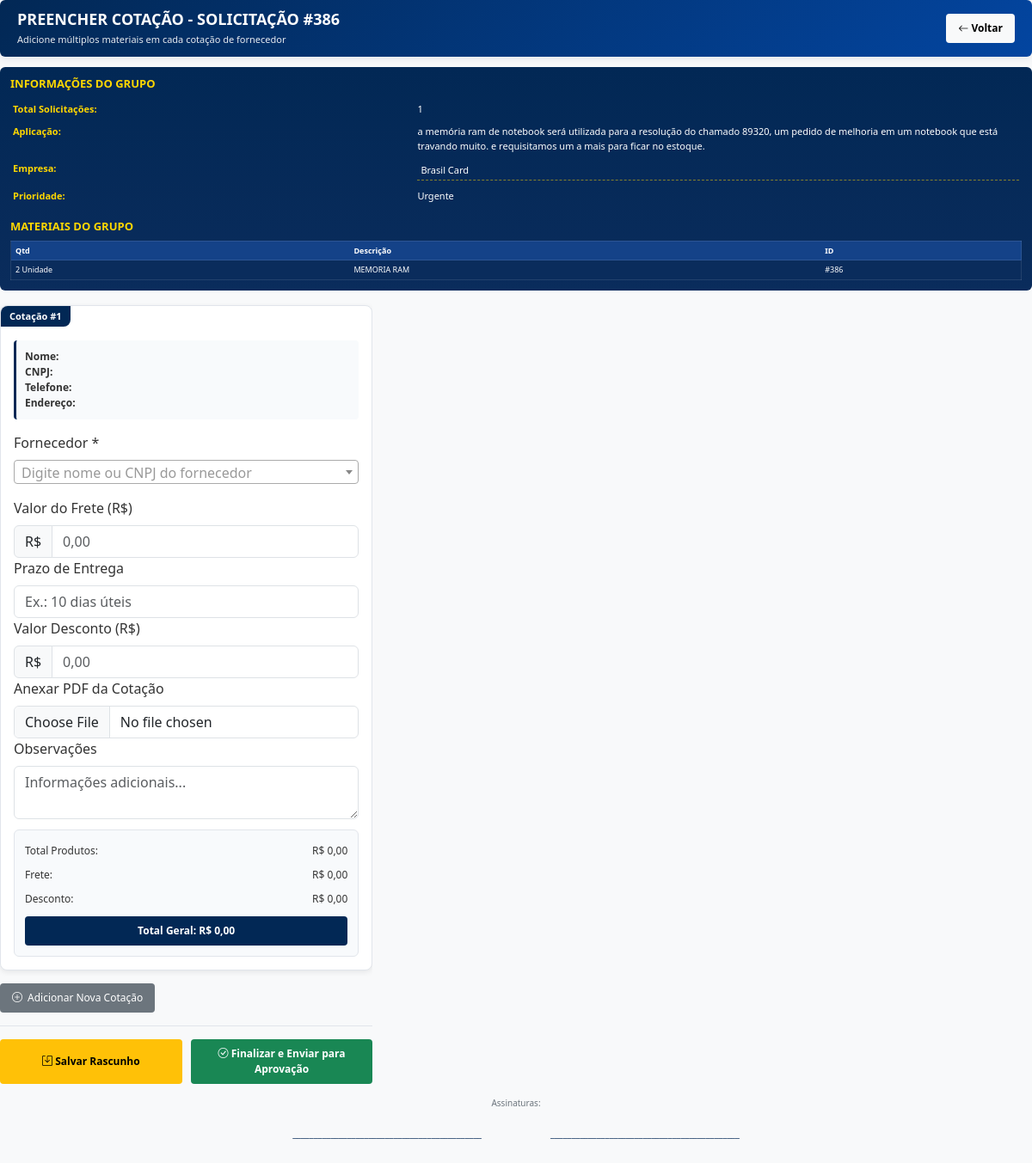
The page /preencher_solicitacao/386 (signed in) on the database its author committed.
### app.py (models this page shows, shortened)
class SolicitacoesCompra(db.Model):
    __tablename__ = 'SolicitacoesCompra'
    id = db.Column(db.Integer, primary_key=True)
    cod_material = db.Column(db.Integer, db.ForeignKey('Materiais.CodMaterial'), nullable=False)
    especificacao = db.Column(db.Text, nullable=False)
    quantidade = db.Column(db.String(20), nullable=False)
    unidade_medida = db.Column(db.String(20), nullable=False, default='Unidade')
    aplicacao = db.Column(db.Text, nullable=True)  # Aplicação específica do item
    aplicacao_geral = db.Column(db.Text, nullable=True)  # NOVA COLUNA: Aplicação geral do formulário
    empresa = db.Column(db.Text, nullable=False)
    data_solicitacao = db.Column(db.DateTime, nullable=False, default=get_local_time)
    usuario = db.Column(db.Text, nullable=False)
    foto_path = db.Column(db.Text, nullable=True)
    marca = db.Column(db.Text, nullable=True)
    ativo = db.Column(db.String(3), nullable=False)
    nome_ativo = db.Column(db.Text, nullable=True)
    prioridade = db.Column(db.String(20), nullable=False, default='Programado')
    status_aprovacao = db.Column(db.String(20), nullable=True, default=None)
    observacoes_col = db.Column(db.Text, nullable=True)
    material = db.relationship('Materiais', backref='solicitacoes')
    comprador_atribuido = db.Column(db.Text, nullable=True)  # Novo campo

class Materiais(db.Model):
    __tablename__ = 'Materiais'
    CodMaterial = db.Column(db.Integer, primary_key=True, autoincrement=True)
    DescricaoMaterial = db.Column(db.Text, nullable=False)
    Empresa = db.Column(db.Text, nullable=False)
    Aplicacao = db.Column(db.Text, nullable=False)
    QuantidadeEstoque = db.Column(db.Integer, default=0)
    Fornecedor = db.Column(db.Text)
    NumeroNF = db.Column(db.Text)
    FatorConsumo = db.Column(db.Float, nullable=True, default=0.0)
    Ativo = db.Column(db.Boolean, default=False)

### app.py (the view, shortened to what this page needs)
@routes_bp.route('/preencher_solicitacao/<int:id>', methods=['GET', 'POST'])
def preencher_solicitacao(id):
    if 'usuario' not in session:
        flash('Acesso não autorizado', 'error')
        return redirect(url_for('routes_bp.login'))
    def converter_quantidade_para_float(quantidade):
        """Converte quantidade para float, seja string ou número"""
        if quantidade is None:
            return 0.0
        if isinstance(quantidade, (int, float)):
            return float(quantidade)
        try:
            qtd_str = str(quantidade).strip().replace(',', '.')
            import re
            qtd_str = re.sub(r'[^\d.]', '', qtd_str)
            partes = qtd_str.split('.')
            if len(partes) > 2:
                qtd_str = partes[0] + '.' + ''.join(partes[1:])
            return float(qtd_str) if qtd_str else 0.0
        except (ValueError, TypeError):
            return 0.0
    def parse_br_currency_final(value_str):
        if not value_str or value_str == '':
            return 0.0
        valor = str(value_str)
        valor = valor.strip()
        valor = valor.replace('R$', '').replace('r$', '').strip()
        import re
        valor = re.sub(r'[^\d,\.\-]', '', valor)
        if not valor or valor == '-':
            return 0.0
        negativo = False
        if valor.startswith('-'):
            negativo = True
            valor = valor[1:]
        if valor == '' or valor == '0' or valor == '0,00' or valor == '0.00':
            return 0.0
        try:
            if ',' not in valor and '.' not in valor:
                resultado = float(valor)
            else:
                num_virgulas = valor.count(',')
                num_pontos = valor.count('.')
                if num_pontos >= 1 and num_virgulas == 1:
                    valor_sem_pontos = valor.replace('.', '')
                    valor_final = valor_sem_pontos.replace(',', '.')
                    resultado = float(valor_final)
                elif num_virgulas == 1 and num_pontos == 0:
                    partes = valor.split(',')
                    if len(partes) == 2:
                        resultado = float(f"{partes[0]}.{partes[1]}")
                    else:
                        resultado = float(valor.replace(',', '.'))
                elif num_pontos == 1 and num_virgulas == 0:
                    resultado = float(valor)
                elif num_virgulas >= 1 and num_pontos == 1:
                    valor_sem_virgulas = valor.replace(',', '')
                    resultado = float(valor_sem_virgulas)
                else:
                    valor_limpo = valor.replace('.', '').replace(',', '')
                    resultado = float(valor_limpo)
        except ValueError:
            resultado = 0.0
        if negativo:
            resultado = -resultado
        return resultado
    grupo_ids_param = request.args.get('grupo_ids', '')
    grupo_ids = []
    modo_grupo = False
    solicitacoes_grupo = []
    solicitacao = SolicitacoesCompra.query.get_or_404(id)
    if modo_grupo and id not in grupo_ids:
        if solicitacao not in solicitacoes_grupo:
            solicitacoes_grupo.append(solicitacao)
            grupo_ids.append(id)
    todas_solicitacoes = solicitacoes_grupo if modo_grupo else [solicitacao]
    todas_solicitacoes_ids = [s.id for s in todas_solicitacoes]
    if modo_grupo:
        cotacoes_raw = SolicitacoesPreenchidas.query.filter(
            SolicitacoesPreenchidas.solicitacao_id.in_(grupo_ids),
            SolicitacoesPreenchidas.status == 'Rascunho'
        ).order_by(SolicitacoesPreenchidas.fornecedor_id, SolicitacoesPreenchidas.solicitacao_id).all()
    else:
        cotacoes_raw = SolicitacoesPreenchidas.query.filter_by(
            solicitacao_id=id,
            status='Rascunho'
        ).order_by(SolicitacoesPreenchidas.fornecedor_id).all()
    cotacoes_por_fornecedor = {}
    for c in cotacoes_raw:
        if c.fornecedor_id not in cotacoes_por_fornecedor:
            cotacoes_por_fornecedor[c.fornecedor_id] = []
        cotacoes_por_fornecedor[c.fornecedor_id].append(c)
    cotacoes_estruturadas = []
    if not cotacoes_estruturadas:
        cotacoes_estruturadas = [{
            'fornecedor_id': None,
            'fornecedor_nome_fantasia': '',
            'fornecedor_cnpj': '',
            'fornecedor_telefone': '',
            'fornecedor_endereco': '',
            'valor_frete': None,
            'prazo_entrega': '',
            'condicao_pagamento': '',
            'observacoes': '',
            'pdf_path': None,
            'desconto': 0.0,
            'materiais': []
        }]
    return render_template(
        'preencher_solicitacao.html',
        solicitacao=solicitacao,
        solicitacoes_grupo=todas_solicitacoes,
        cotacoes_salvas=cotacoes_estruturadas,
        modo_grupo=modo_grupo,
        grupo_ids=grupo_ids_param
    )

### templates/preencher_solicitacao.html (shortened to what this page needs)
<!DOCTYPE html>
<html lang="pt-br">
<head>
    <link href="https://cdn.jsdelivr.net/npm/bootstrap@5.3.0/dist/css/bootstrap.min.css" rel="stylesheet">
    <link href="https://cdn.jsdelivr.net/npm/select2@4.1.0-rc.0/dist/css/select2.min.css" rel="stylesheet">
    <link href="https://cdn.jsdelivr.net/npm/bootstrap-icons@1.10.0/font/bootstrap-icons.css" rel="stylesheet">
</head>
<body>
    <div class="header">
        <div class="d-flex justify-content-between align-items-center">
            <div>
                <h1>
                    {% if modo_grupo %}
                    PREENCHER COTAÇÃO - GRUPO ({{ solicitacoes_grupo|length }} SOLICITAÇÕES)
                    {% else %}
                    PREENCHER COTAÇÃO - SOLICITAÇÃO #{{ solicitacao.id }}
                    {% endif %}
                </h1>
                <p>
                    {% if modo_grupo %}
                    Agrupamento por aplicação: {{ solicitacoes_grupo[0].aplicacao or solicitacoes_grupo[0].material.Aplicacao or 'Sem Aplicação' }}
                    {% else %}
                    Adicione múltiplos materiais em cada cotação de fornecedor
                    {% endif %}
                </p>
            </div>
            <div class="d-flex gap-2">
                <a href="{{ url_for('routes_bp.listar_solicitacoes_comprador') }}" class="btn btn-light btn-sm">
                    <i class="bi bi-arrow-left"></i> Voltar
                </a>
            </div>
        </div>
    </div>
    <form method="POST" action="{{ url_for('routes_bp.preencher_solicitacao', id=solicitacao.id) }}{% if grupo_ids %}?grupo_ids={{ grupo_ids }}{% endif %}" enctype="multipart/form-data" id="cotacoes-form">
        <div class="main-container">
            <div class="left-column">
                <div>
                    <h2>INFORMAÇÕES DO GRUPO</h2>
                    <table class="info-pedido">
                        <tr><td class="label">Total Solicitações:</td><td class="value">{{ solicitacoes_grupo|length if modo_grupo else 1 }}</td></tr>
                        <tr><td class="label">Aplicação:</td><td class="value">{{ solicitacoes_grupo[0].aplicacao or solicitacoes_grupo[0].material.Aplicacao or 'Sem Aplicação' if modo_grupo else solicitacao.aplicacao or solicitacao.material.Aplicacao or '-' }}</td></tr>
                        <tr><td class="label">Empresa:</td><td class="value cell-editavel"><input type="text" class="campo-editavel-empresa" value="{{ solicitacoes_grupo[0].empresa if modo_grupo else solicitacao.empresa }}" placeholder="Nome da empresa"></td></tr>
                        <tr><td class="label">Prioridade:</td><td class="value">{{ solicitacoes_grupo[0].prioridade if modo_grupo else solicitacao.prioridade }}</td></tr>
                    </table>
                    <h2 style="margin-top: 15px;">MATERIAIS DO GRUPO</h2>
                    <div class="mini-table-container">
                        <table class="mini-table">
                            <thead><tr><th class="qtd">Qtd</th><th>Descrição</th><th class="ativo">ID</th></tr></thead>
                            <tbody>
                                {% for sol in (solicitacoes_grupo if modo_grupo else [solicitacao]) %}
                                <tr>
                                    <td class="qtd">{{ sol.quantidade }} {{ sol.unidade_medida | default('un', true) }}</td>
                                    <td class="desc" title="{{ sol.material.DescricaoMaterial }}">{{ sol.material.DescricaoMaterial|truncate(38, true, '...') }}</td>
                                    <td class="ativo">#{{ sol.id }}</td>
                                </tr>
                                {% endfor %}
                            </tbody>
                        </table>
                    </div>
                </div>
            </div>
            <div class="right-column cotacoes-container">
                <div id="cotacoes-dinamicas" class="cotacoes-dinamicas">
                    {% set total_cotacoes = cotacoes_salvas|length if cotacoes_salvas else 1 %}
                    {% for i in range(total_cotacoes) %}
                    {% set cotacao_num = loop.index %}
                    {% set cotacao = cotacoes_salvas[i] if cotacoes_salvas and i < cotacoes_salvas|length else None %}
                    <div class="cotacao-card" id="cotacao-{{ cotacao_num }}" data-cotacao-numero="Cotação #{{ cotacao_num }}" {% if cotacao and cotacao.fornecedor_id %}data-fornecedor-id="{{ cotacao.fornecedor_id }}"{% endif %}>
                        <div class="fornecedor-info">
                            <div><strong>Nome:</strong> <span class="fornecedor-nome-display" data-cotacao="{{ cotacao_num }}">{{ cotacao.fornecedor_nome_fantasia if cotacao else '' }}</span></div>
                            <div><strong>CNPJ:</strong> <span class="fornecedor-cnpj-display" data-cotacao="{{ cotacao_num }}">{{ cotacao.fornecedor_cnpj if cotacao else '' }}</span></div>
                            <div><strong>Telefone:</strong> <span class="fornecedor-telefone-display" data-cotacao="{{ cotacao_num }}">{{ cotacao.fornecedor_telefone if cotacao else '' }}</span></div>
                            <div><strong>Endereço:</strong> <span class="fornecedor-endereco-display" data-cotacao="{{ cotacao_num }}">{{ cotacao.fornecedor_endereco if cotacao else '' }}</span></div>
                        </div>
                        <div class="cotacao-form">
                            <div class="form-group">
                                <label class="form-label">Fornecedor *</label>
                            </div>
                        </div>
                        <div class="cotacao-form mt-3">
                            <div class="form-group">
                                <label class="form-label">Valor do Frete (R$)</label>
                                <div class="input-group">
                                    <span class="input-group-text">R$</span>
                                    <input type="text" class="form-control valor-frete" id="valor_frete_{{ cotacao_num }}" name="valor_frete[]" placeholder="0,00" value="">
                                </div>
                            </div>
                            <div class="form-group">
                                <label class="form-label">Prazo de Entrega</label>
                                <input type="text" class="form-control" id="prazo_entrega_{{ cotacao_num }}" name="prazo_entrega[]" placeholder="Ex.: 10 dias úteis" value="{{ cotacao.prazo_entrega if cotacao else '' }}">
                            </div>
                            <div class="form-group">
                                <label class="form-label">Valor Desconto (R$)</label>
                                <div class="input-group">
                                    <span class="input-group-text">R$</span>
                                    <input type="text" class="form-control" id="desconto_{{ cotacao_num }}" name="desconto[]" placeholder="0,00" value="">
                                </div>
                            </div>
                            <div class="form-group">
                                <label class="form-label">Anexar PDF da Cotação</label>
                                <input type="file" class="form-control" id="pdf_file_{{ cotacao_num }}" name="pdf_file[]" accept=".pdf">
                            </div>
                            <div class="form-group">
                                <label class="form-label">Observações</label>
                                <textarea class="form-control" id="observacao_{{ cotacao_num }}" name="observacao[]" rows="2" placeholder="Informações adicionais...">{{ cotacao.observacoes if cotacao else '' }}</textarea>
                            </div>
                        </div>
                        <div class="total-fornecedor">
                            <div class="total-line"><span>Total Produtos:</span><span class="total-produtos" id="total-produtos-{{ cotacao_num }}">R$ 0,00</span></div>
                            <div class="total-line frete-line"><span>Frete:</span><span class="total-frete-display" id="total-frete-display-{{ cotacao_num }}">R$ 0,00</span></div>
                            <div class="total-line desconto-line"><span>Desconto:</span><span class="total-desconto-display" id="total-desconto-display-{{ cotacao_num }}">R$ 0,00</span></div>
                            <div class="total-geral-fornecedor" id="total-geral-fornecedor-{{ cotacao_num }}">Total Geral: R$ 0,00</div>
                        </div>
                    </div>
                    {% endfor %}
                </div>
                <div class="add-cotacao-container">
                    <button type="button" class="btn-add-cotacao" onclick="adicionarNovaCotacao()">
                        <i class="bi bi-plus-circle"></i> Adicionar Nova Cotação
                    </button>
                </div>
                <div class="action-buttons">
                    <button type="submit" name="salvar_rascunho" value="salvar_rascunho" class="btn btn-warning">
                        <i class="bi bi-save"></i> Salvar Rascunho
                    </button>
                    <button type="submit" name="salvar_finalizar" value="salvar_finalizar" class="btn btn-success">
                        <i class="bi bi-check-circle"></i> Finalizar e Enviar para Aprovação
                    </button>
                </div>
            </div>
        </div>
    </form>
    <div class="footer">
        <div>Assinaturas:</div>
        <div class="assinaturas">
            <div class="assinatura"><div class="linha-assinatura">_____________________________________________</div><p></p></div>
            <div class="assinatura"><div class="linha-assinatura">_____________________________________________</div><p></p></div>
        </div>
    </div>
</body>
</html>

### rows shown on the page
SolicitacoesCompra: id "386", aplicacao "a memória ram de notebook será utilizada para a resolução do chamado 89320, um pedido de melhoria em um notebook que está travando muito. e requisitamos um a mais para ficar no estoque.", empresa "Brasil Card", prioridade "Urgente", quantidade "2", unidade_medida "Unidade", material.DescricaoMaterial "MEMORIA RAM"

### other values the page prints
{{ solicitacoes_grupo|length if modo_grupo else 1 }} "1"
